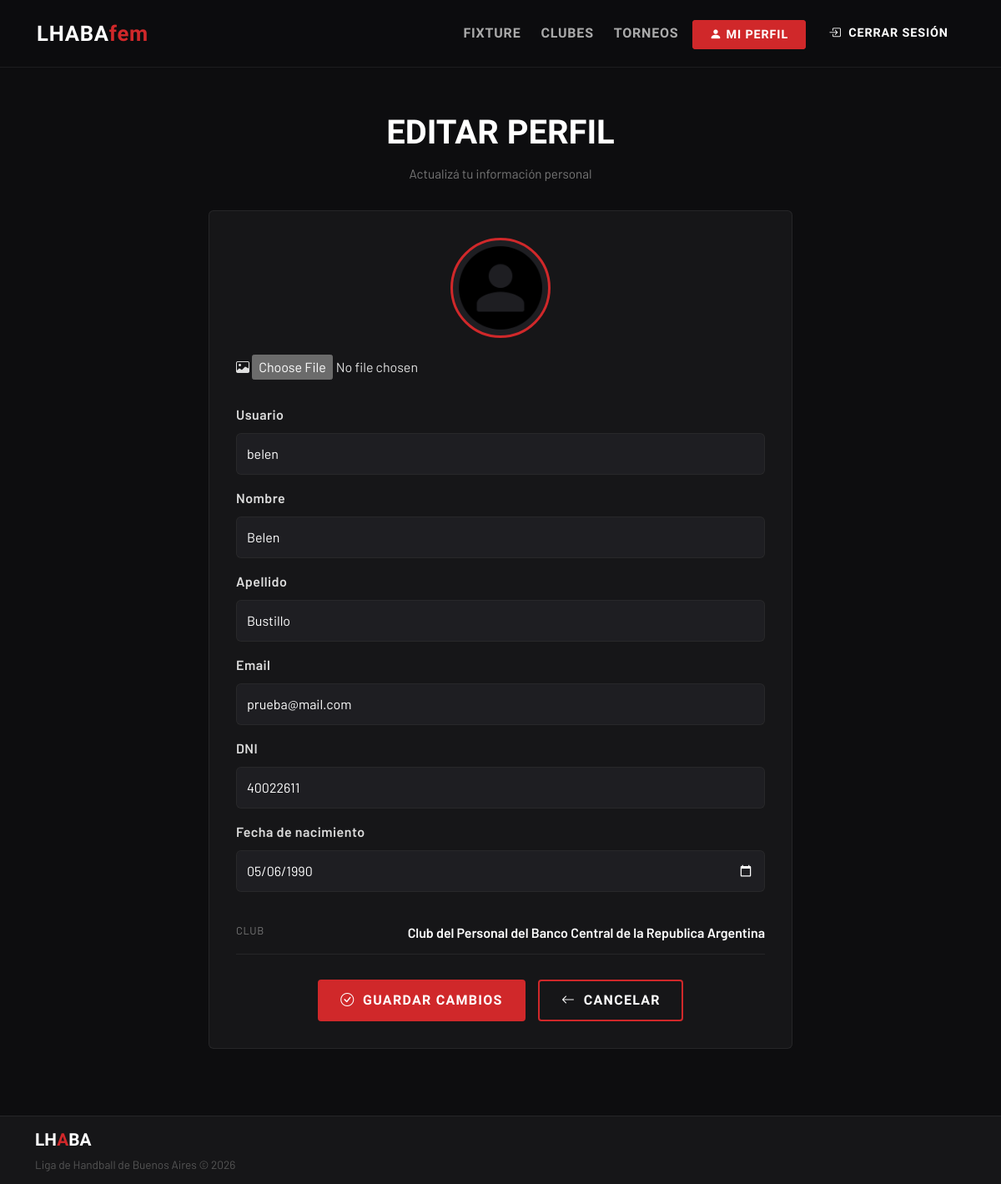
Page /perfil_coordinador/modificar/ (signed in) on the committed database.
### accounts/models.py (models this page shows, shortened)
class Profile(AbstractUser):
    avatar = models.ImageField(
        upload_to=upload_avatar_path,
        default="default/avatar.png",
        blank=True,
        null=True,
        verbose_name="Avatar"
    )
    fecha_de_nacimiento = models.DateField(null=True)
    dni = models.CharField(max_length=15, unique=True)

### clubes/models.py (models this page shows, shortened)
class ClubesRegistrados(models.Model):
    id = models.AutoField(primary_key=True)
    nombre_siglas = models.CharField(unique=True)
    nombre_completo = models.CharField()
    nombre_corto = models.CharField(max_length=30,null=True)
    localidad = models.CharField()
    email = models.EmailField()
    fecha_ingreso = models.DateField(auto_now_add=True)
    coordinador_deportivo = models.OneToOneField(
        "accounts.Profile",
        on_delete=models.CASCADE,
        null=False,
        blank=False,
        related_name="club"
    )

### accounts/views.py (the view, shortened to what this page needs)
# urls.py: path("perfil_coordinador/modificar/",ProfileChange.as_view(), name="profile_change"),
class ProfileChange(LoginRequiredMixin, UpdateView):
    model = Profile
    form_class = ProfileEditForm
    template_name = "accounts/profile_change.html"
    success_url = reverse_lazy("profile_detail")
    def get_object(self):
        return self.request.user

### accounts/forms.py
class ProfileEditForm(UserChangeForm):
    class Meta:
        model = Profile
        fields = ("avatar","fecha_de_nacimiento","dni","first_name","last_name", "email","password","username")
        widgets = {
            "avatar": forms.ClearableFileInput(attrs={"class": "form-control"}),
            "fecha_de_nacimiento": forms.DateInput(attrs={"class": "form-control","type": "date"}),
            "username": forms.TextInput(attrs={"class": "form-control"}),
            "first_name": forms.TextInput(attrs={"class": "form-control"}),
            "last_name": forms.TextInput(attrs={"class": "form-control"}),
            "dni": forms.TextInput(attrs={"class": "form-control"}),
            "password": forms.PasswordInput(attrs={"class": "form-control"}),
            "email": forms.EmailInput(attrs={"class": "form-control"}),
        }

### accounts/templates/accounts/profile_change.html (shortened to what this page needs)
{% extends 'index.html' %}
{% block princ_content %}
<div class="container-xl profile-edit-container">
  <div class="page-header">
    <div class="page-title">Editar Perfil</div>
    <div class="page-subtitle">
      Actualizá tu información personal
    </div>
  </div>
  <div class="card-detail profile-edit-card">
    <form method="POST" enctype="multipart/form-data">
    <div class="profile-avatar-section">
    <div class="profile-avatar-wrapper">
        <div class="profile-avatar">
            <img src="{{ user.avatar.url }}" alt="Avatar">
        </div>
        <label class="avatar-upload-label">
            <i class="bi bi-image"></i>
            <input
                type="file"
                name="avatar"
                accept="image/*"
            >
        </label>
    </div>
    </div>
      <div class="form-group mb-3">
        <label class="form-label">Usuario</label>
        {{ form.username }}
      </div>
      <div class="form-group mb-3">
        <label class="form-label">Nombre</label>
        {{ form.first_name }}
      </div>
      <div class="form-group mb-3">
        <label class="form-label">Apellido</label>
        {{ form.last_name }}
      </div>
      <div class="form-group mb-3">
        <label class="form-label">Email</label>
        {{ form.email }}
      </div>
      <div class="form-group mb-3">
        <label class="form-label">DNI</label>
        {{ form.dni }}
      </div>
      <div class="form-group mb-4">
        <label class="form-label">Fecha de nacimiento</label>
        {{ form.fecha_de_nacimiento }}
      </div>
      <div class="detail-row">
        <div class="detail-label">Club</div>
        <div class="detail-value">
          {% if user.club %}
            {{ user.club.nombre_completo }}
          {% else %}
            <span class="text-muted">Sin club asignado</span>
          {% endif %}
        </div>
      </div>
      <div class="profile-actions">
        <button type="submit" class="btn-cta btn-cta-primary">
          <i class="bi bi-check-circle"></i>
          Guardar cambios
        </button>
        <a href="{% url 'profile_detail' %}" class="btn-cta btn-cta-outline-red">
          <i class="bi bi-arrow-left"></i>
          Cancelar
        </a>
      </div>
    </form>
  </div>
</div>
{% endblock %}

### templates/index.html (style rules this page uses)
:root { --lhaba-red: #D0282A; --lhaba-red-dark: #A01E20; --lhaba-gold: #E8A020; --bg-dark: #0D0D0F; --bg-card: #161618; --bg-card-hover: #1E1E22; --border-subtle: rgba(255,255,255,0.07); }
* { box-sizing: border-box; }
body { background-color: var(--bg-dark); font-family: 'Barlow', sans-serif; color: #E0E0E0; min-height: 100vh; overflow-x: hidden; display: flex; flex-direction: column; }
html, body { height: 100%; }
.btn-cta { font-family: 'Barlow Condensed', sans-serif; font-weight: 700; font-size: 1rem; letter-spacing: 0.08em; text-transform: uppercase; padding: 0.7rem 1.6rem; border-radius: 4px; display: inline-flex; align-items: center; gap: 0.6rem; transition: all 0.2s ease; text-decoration: none; min-width: 170px; justify-content: center; }
.btn-cta-primary { background-color: var(--lhaba-red); color: #fff; border: 2px solid var(--lhaba-red); }
.page-header { padding: 3rem 0 2rem; text-align: center; }
.page-title { font-family: 'Barlow Condensed', sans-serif; font-weight: 800; font-size: 2.8rem; text-transform: uppercase; color: #fff; }
.page-subtitle { color: #777; margin-top: 0.5rem; font-size: 0.95rem; }
.page-title { font-family: 'Barlow Condensed', sans-serif; font-weight: 800; font-size: 2.5rem; text-transform: uppercase; color: #fff; }
.card-detail { max-width: 700px; margin: 0 auto; background-color: var(--bg-card); border: 1px solid var(--border-subtle); border-radius: 6px; padding: 2rem; }
.detail-row { display: flex; justify-content: space-between; padding: 0.8rem 0; border-bottom: 1px solid var(--border-subtle); }
.detail-label { font-size: 0.8rem; color: #777; text-transform: uppercase; letter-spacing: 0.05em; }
.detail-value { font-weight: 600; color: #fff; text-align: right; }
.container-xl { position: relative; z-index: 1; }
.btn-cta-outline-red { background-color: var(--bg-card); color: #fff; border: 2px solid var(--lhaba-red); }

### accounts/templates/accounts/profile_change.html (style rules this page uses)
.profile-edit-container { padding-bottom: 80px; }
.profile-edit-card { max-width: 700px; margin: 0 auto; }
.profile-avatar-section { margin-bottom: 30px; }
.profile-avatar { display: flex; justify-content: center; margin-bottom: 20px; }
.profile-avatar img { width: 120px; height: 120px; border-radius: 50%; object-fit: cover; border: 3px solid var(--lhaba-red); background-color: #1E1E22; }
.form-group { display: flex; flex-direction: column; }
.form-label { margin-bottom: 10px; color: #ddd; font-weight: 600; letter-spacing: 0.03em; }
.form-control { background-color: #1E1E22; border: 1px solid rgba(255,255,255,0.08); color: #fff; padding: 12px; border-radius: 6px; transition: all 0.2s ease; }
.profile-actions { margin-top: 30px; display: flex; justify-content: center; gap: 15px; flex-wrap: wrap; }
.btn-cta-outline-red { background-color: var(--bg-card); color: #fff; border: 2px solid var(--lhaba-red); }

### rows in the picture
Profile: avatar (placeholder picture), username "belen", first_name "Belen", last_name "Bustillo", email "prueba@mail.com", dni "40022611", fecha_de_nacimiento "05/06/1990", club.nombre_completo "Club del Personal del Banco Central de la Republica Argentina"
